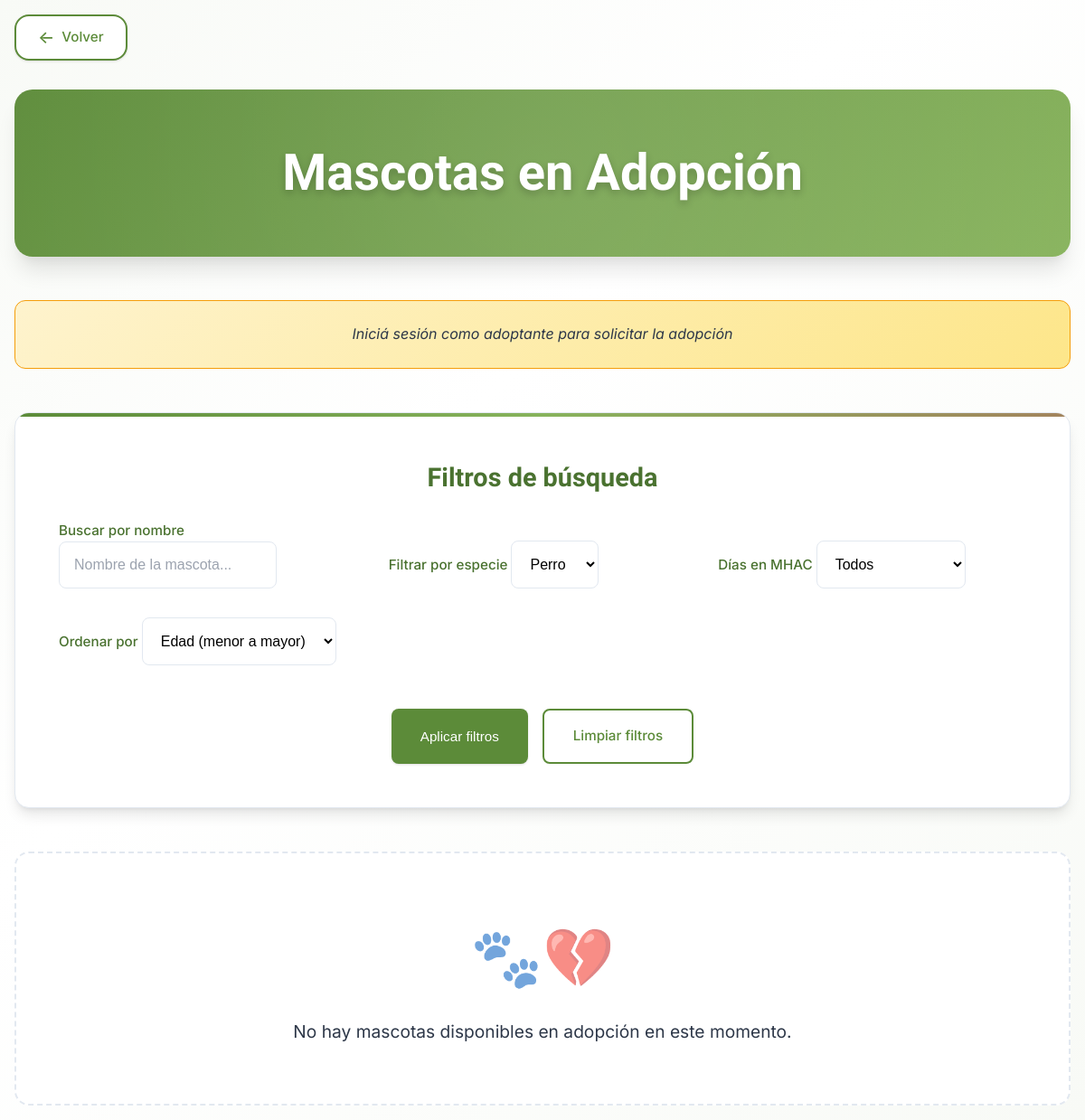
Before: /Codigo/mascotas_en_adopcion.php?especie=perro with the older database file.
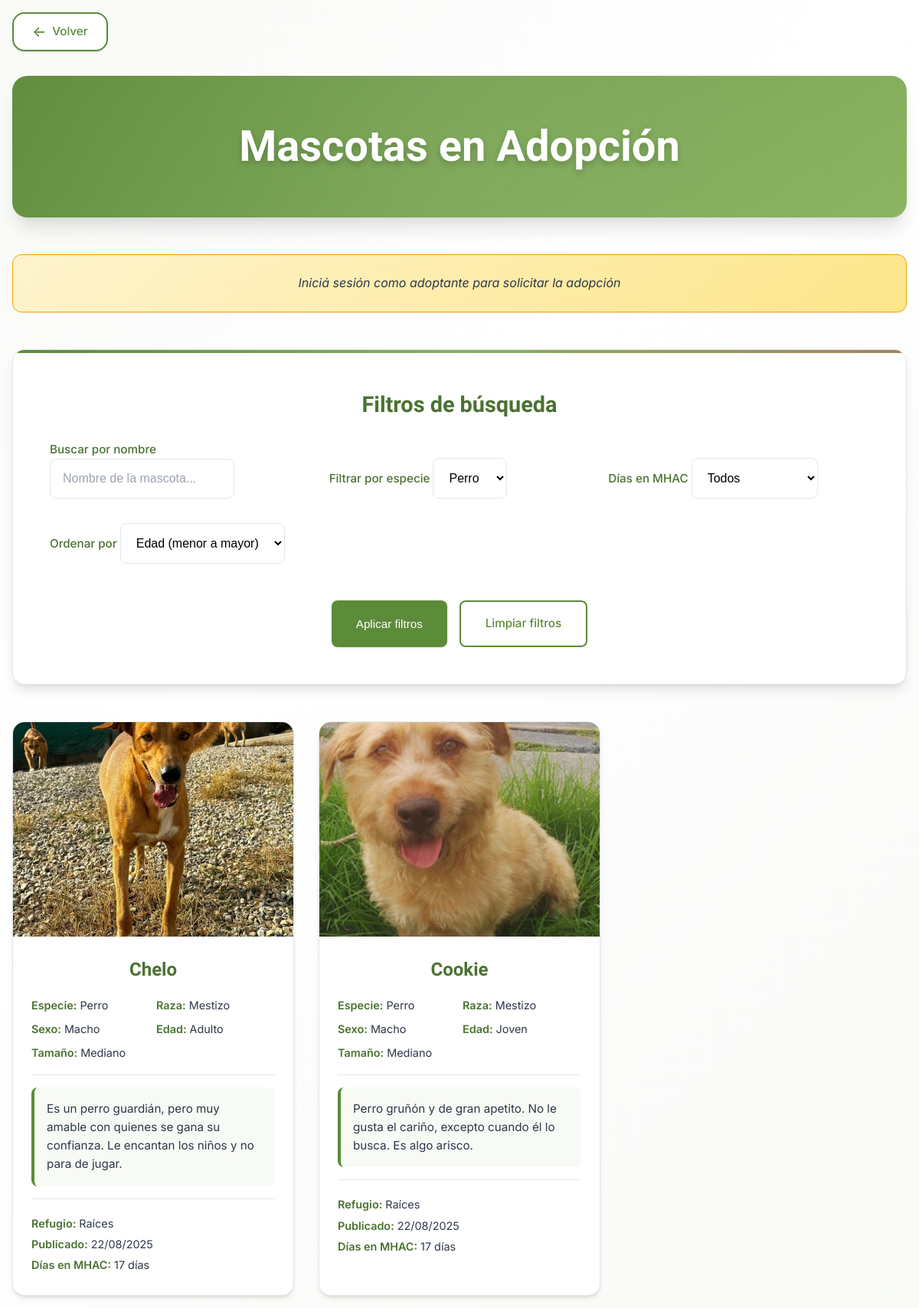
After: the same page with the newer database file.
### tables this page shows
CREATE TABLE `mascotas` (
  `id` int(11) NOT NULL,
  `nombre` varchar(50) NOT NULL,
  `especie` enum('perro','gato','otro') DEFAULT 'perro',
  `raza` varchar(50) DEFAULT NULL,
  `sexo` enum('macho','hembra','desconocido') DEFAULT 'desconocido',
  `edad_categoria` enum('cachorro','joven','adulto','mayor') DEFAULT NULL,
  `tamano` enum('pequeño','mediano','grande','desconocido') DEFAULT 'desconocido',
  `pelaje` enum('sin_pelo','corto','medio','largo') DEFAULT NULL,
  `color` varchar(50) DEFAULT NULL,
  `comportamiento` enum('entrenado','cuidados_especiales','ninguno') DEFAULT NULL,
  `dias_mhac` int(11) DEFAULT 0,
  `descripcion` text DEFAULT NULL,
  `estado` enum('en_adopcion','adoptado','perdido','encontrado') DEFAULT 'en_adopcion',
  `foto` varchar(255) DEFAULT NULL,
  `refugio_id` int(11) DEFAULT NULL,
  `fecha_alta` datetime DEFAULT current_timestamp()
);

CREATE TABLE `refugios` (
  `id` int(11) NOT NULL,
  `usuario_id` int(11) NOT NULL,
  `nombre_refugio` varchar(100) NOT NULL,
  `direccion` varchar(255) DEFAULT NULL,
  `telefono` varchar(20) DEFAULT NULL,
  `email` varchar(100) DEFAULT NULL,
  `descripcion` text DEFAULT NULL
);

### Codigo/mascotas_en_adopcion.php (the view, shortened to what the changed rows need)
<?php
require_once 'conexion.php';
$filtro_especie = $_GET['especie'] ?? '';
$sql = "SELECT m.id, m.nombre, m.especie, m.raza, m.sexo,
               m.edad_categoria, m.tamano, m.descripcion,
               m.foto, m.fecha_alta,
               DATEDIFF(NOW(), m.fecha_alta) AS dias_en_mhac,
               r.nombre_refugio
        FROM mascotas m
        LEFT JOIN refugios r ON m.refugio_id = r.id
        WHERE m.estado = 'en_adopcion'";
if ($filtro_especie) {
    $sql .= " AND m.especie = '" . $conn->real_escape_string($filtro_especie) . "'";
}
$result = $conn->query($sql);
?>
<!DOCTYPE html>
<html lang="es">
<head>
    <link rel="stylesheet" href="css/mascotas_en_adopcion.css">
</head>
<body>
    <header>
        <h1>Mascotas en Adopción</h1>
    </header>
    <main>
        <section class="filtros">
            <h2>Filtros de búsqueda</h2>
        </section>
        <section class="mascotas-grid">
            <?php if ($result && $result->num_rows > 0): ?>
                <div class="grid">
                    <?php while ($m = $result->fetch_assoc()): ?>
                        <div class="mascota-card">
                            <?php if ($m['foto']): ?>
                                <div class="mascota-imagen">
                                    <img src="uploads/mascotas/<?= htmlspecialchars($m['foto']) ?>"
                                         alt="Foto de <?= htmlspecialchars($m['nombre']) ?>">
                                </div>
                            <?php endif; ?>
                            <div class="mascota-info">
                                <h3><?= htmlspecialchars($m['nombre']) ?></h3>
                                <div class="info-basica">
                                    <p><strong>Especie:</strong> <?= ucfirst(htmlspecialchars($m['especie'])) ?></p>
                                    <p><strong>Raza:</strong> <?= ucfirst(htmlspecialchars($m['raza'])) ?></p>
                                    <p><strong>Sexo:</strong> <?= ucfirst(htmlspecialchars($m['sexo'])) ?></p>
                                    <p><strong>Edad:</strong> <?= ucfirst(htmlspecialchars($m['edad_categoria'])) ?></p>
                                    <p><strong>Tamaño:</strong> <?= ucfirst(htmlspecialchars($m['tamano'])) ?></p>
                                </div>
                                <div class="descripcion">
                                    <p><?= nl2br(htmlspecialchars($m['descripcion'])) ?></p>
                                </div>
                                <div class="info-adicional">
                                    <p><strong>Refugio:</strong>
                                        <?= $m['nombre_refugio'] ? ucfirst(htmlspecialchars($m['nombre_refugio'])) : "Publicado por usuario" ?>
                                    </p>
                                    <p><strong>Publicado:</strong> <?= date("d/m/Y", strtotime($m['fecha_alta'])) ?></p>
                                    <p><strong>Días en MHAC:</strong> <?= $m['dias_en_mhac'] ?> días</p>
                                </div>
                            </div>
                        </div>
                    <?php endwhile; ?>
                </div>
            <?php else: ?>
                <div class="sin-resultados">
                    <p>No hay mascotas disponibles en adopción en este momento.</p>
                </div>
            <?php endif; ?>
        </section>
    </main>
</body>
</html>

Changed rows visible on the page:
added mascotas: foto (picture), nombre "Chelo", especie "Perro", raza "Mestizo", sexo "Macho", edad_categoria "Adulto", tamano "Mediano", descripcion "Es un perro guardián, pero muy amable con quienes se gana su confianza. Le encantan los niños y no para de jugar.", refugio.nombre_refugio "Raíces", fecha_alta "22/08/2025", dias_en_mhac "17"
added mascotas: foto (picture), nombre "Cookie", especie "Perro", raza "Mestizo", sexo "Macho", edad_categoria "Joven", tamano "Mediano", descripcion "Perro gruñón y de gran apetito. No le gusta el cariño, excepto cuando él lo busca. Es algo arisco.", refugio.nombre_refugio "Raíces", fecha_alta "22/08/2025", dias_en_mhac "17"
Other visible differences:
text no longer shown: "No hay mascotas disponibles en adopción en este momento."
